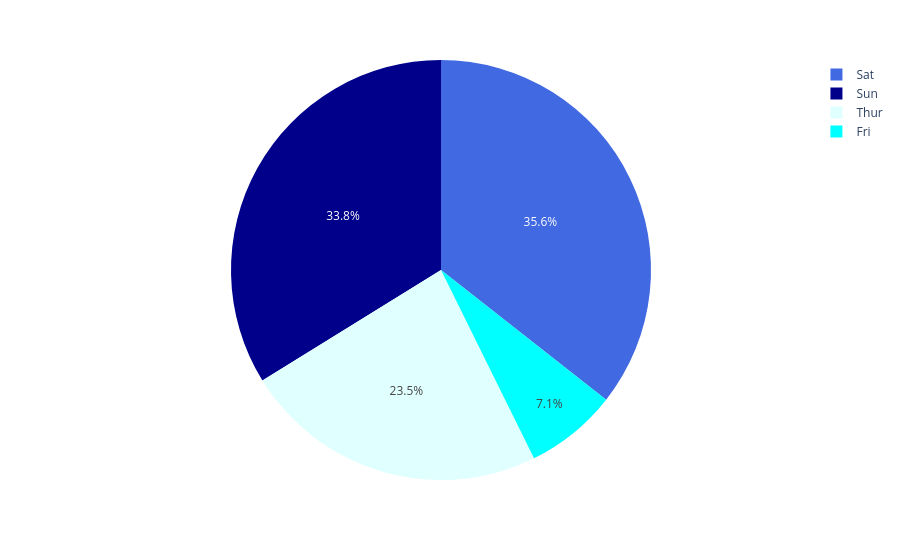

The code cell stored with this chart in its notebook:
### Markdown cell above
# Using an explicit mapping for discrete colors:

### Code cell
import plotly.express as px
df = px.data.tips()
fig = px.pie(df, values='tip', names='day', color='day',
             color_discrete_map={'Thur':'lightcyan',
                                 'Fri':'cyan',
                                 'Sat':'royalblue',
                                 'Sun':'darkblue'})
fig.show()

### Figure 1 — Plotly figure (JSON) as saved in the notebook; plotly's stock layout.template omitted (floating-point values rounded to 4 significant figures; data arrays with more than 128 entries replaced by an {"elided": "..."} marker saying what was removed)
{"data": [{"customdata": {"elided": "244x1 str values"}, "domain": {"x": [0, 1], "y": [0, 1]}, "hovertemplate": "day=%{customdata[0]}<br>tip=%{value}<extra></extra>", "labels": {"elided": "244 str values"}, "legendgroup": "", "marker": {"colors": {"elided": "244 str values"}}, "name": "", "showlegend": true, "type": "pie", "values": {"elided": "244 float values"}}], "layout": {"legend": {"tracegroupgap": 0}, "margin": {"t": 60}}}
